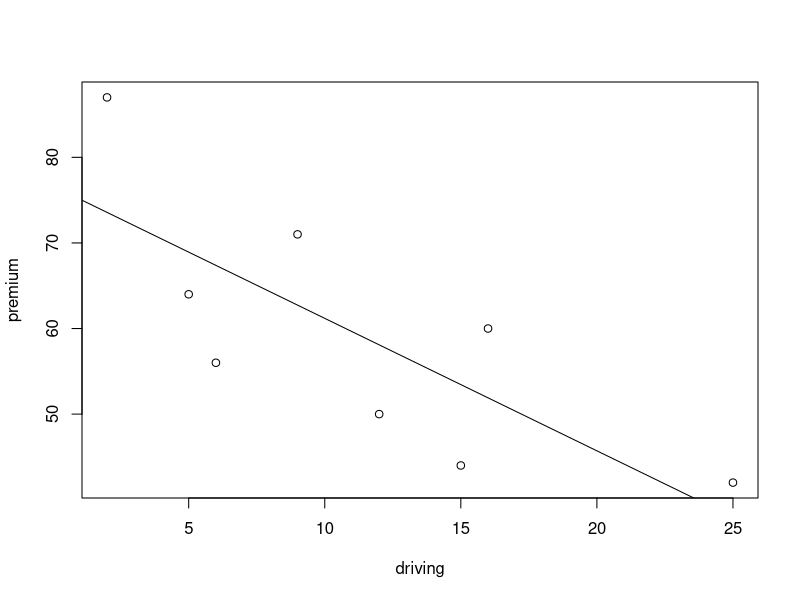

This chart was generated by the following R code:
# create data frame (it can be read from files too)
issu <- data.frame (
		  driving = c(5, 2, 12, 9, 15, 6, 25, 16),
		  premium = c(64, 87, 50, 71, 44, 56, 42, 60)
		)
		
#fit linear model
lmfit_issu <- lm (premium ~ driving, data = issu)
#inference for coefficients
summary (lmfit_issu)

#plot to look at the fit
plot (premium ~ driving, data = issu)
abline (lmfit_issu)


#prediction of the mean of y at x = 3
predict (lmfit_issu, newdata = data.frame (driving = 3), interval = "confidence")
#prediction of y at x = 3
predict (lmfit_issu, newdata = data.frame (driving = 3), interval = "prediction")
